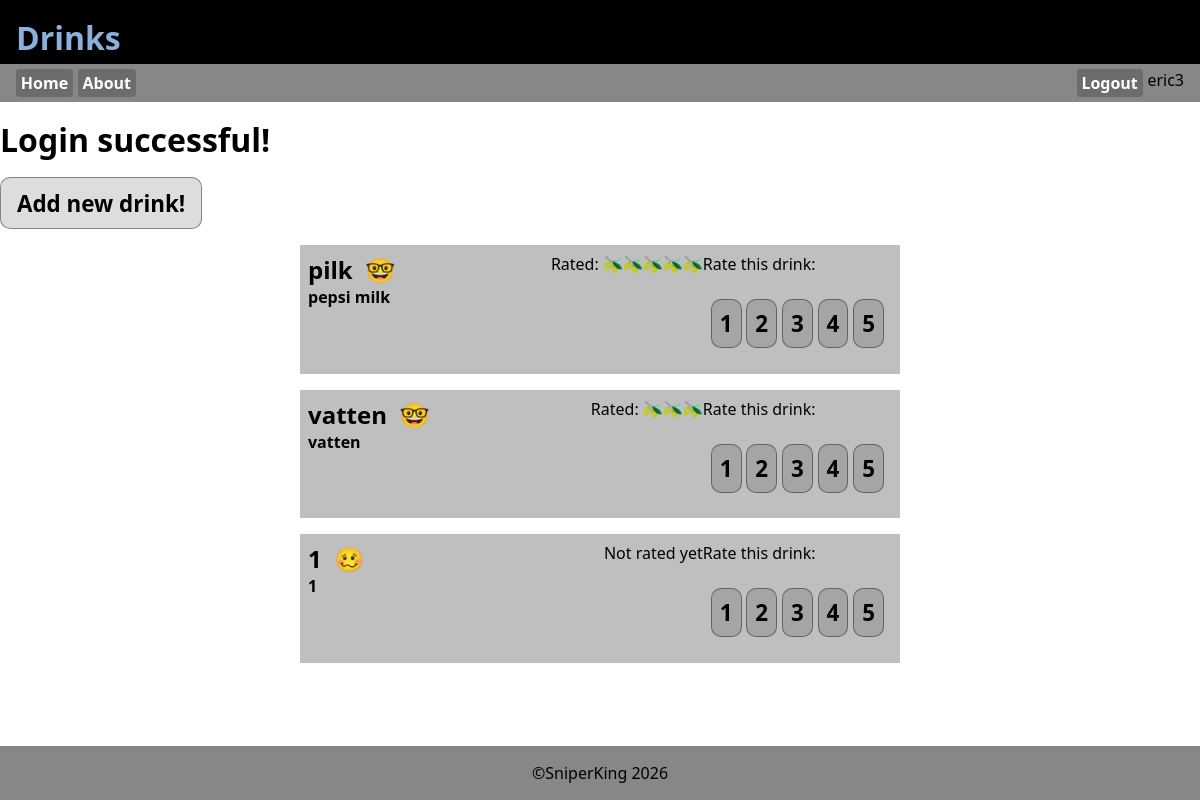
The app's page /index.php (signed in) with its own data.
### tables this page shows
CREATE TABLE `tbl_user` (
  `id` int(11) NOT NULL,
  `username` varchar(32) NOT NULL,
  `password` varchar(255) NOT NULL,
  `userlevel` int(11) NOT NULL DEFAULT 10,
  `lastlogin` timestamp NOT NULL DEFAULT current_timestamp(),
  `realname` varchar(80) NOT NULL,
  `mail` varchar(100) NOT NULL,
  `created` timestamp NOT NULL DEFAULT current_timestamp()
);

CREATE TABLE `tbl_drinks` (
  `id` int(11) NOT NULL,
  `drinkname` varchar(255) NOT NULL,
  `description` varchar(255) NOT NULL,
  `ingredients` text NOT NULL,
  `recipe` text NOT NULL,
  `alcoholic` tinyint(4) NOT NULL,
  `rating` int(11) NOT NULL DEFAULT 3 COMMENT 'posibilities'
);

### asset.php (called while the page is built, shortened)
<?php
$db_host="localhost";
$db_user="root";
$db_pass="";
$db_name="drink";
$conn=mysqli_connect($db_host, $db_user, $db_pass, $db_name);
function hasrated($drinkid){
    global $conn;
    $userid=$_SESSION['id'];
    $sql="SELECT * FROM tbl_reviews WHERE userid=$userid AND drinkid=$drinkid";
    $result=mysqli_query($conn, $sql);
    if(mysqli_num_rows($result)>0){
        return true;
    }else{
        return false;
    }
}
function isLevel($level){
    if(isset($_SESSION['level'])){
        if(intval($_SESSION['level'])>=$level){
            return true;
        }else{
            return false;
        }
    }else{
        return false;
    }
}
function showRating($drinkid){
    global $conn;
    if (mysqli_num_rows(mysqli_query($conn, "SELECT * FROM tbl_reviews WHERE drinkid='$drinkid' LIMIT 1")) > 0) {
        $sql="SELECT AVG(score) as rating FROM tbl_reviews WHERE drinkid='$drinkid'";
        $result=mysqli_query($conn, $sql);
        $row=mysqli_fetch_assoc($result);
        $rating=$row['rating'];
        $sql="UPDATE tbl_drinks SET rating=$rating WHERE id=$drinkid";
        $number=intval(round($row['rating']));
        $retStr="";
        for($vdo=0;$vdo<$number;$vdo++){
            $retStr.="🫒";
        }
        return $retStr;
    } else {
        return false;
    }
}
function isAlcoholic($value){
    if($value){
        return "🥴";
    }else{
        return "🤓";
    }
}
function getUsername(){
    global $conn;
    $userid=$_SESSION['id'];
    $sql="SELECT username FROM tbl_user WHERE id=$userid";
    $result=mysqli_query($conn, $sql);
    $row=mysqli_fetch_assoc($result);
    if(mysqli_num_rows($result)>0){
        return $row['username'];
    }else{
        return "Guest";
    }
}
?>

### index.php (the view, shortened to what this page needs)
<!DOCTYPE html>
<?php require_once("asset.php"); ?>
<?php
$mess="";
if(isset($_SESSION['mess'])){
    $mess=$_SESSION['mess'];
}else{
    $mess="";
}
?>
<html lang="en">
<head>
    <link rel="stylesheet" href="style.css">
</head>
<body>
    <header>
        <h1>Drinks</h1>
    </header>
<?php require_once("_nav.php"); ?>
    <main>
<h1 class="message"><?=$mess;?></h1>
<?php if (isLevel(10)) { ?>
    <a href="add_drink.php" class="addDrink">Add new drink!</a>
<?php } ?>
<?php
    $sql="SELECT * FROM tbl_drinks ORDER BY rating DESC";
    $result=mysqli_query($conn, $sql);
?>
<?php while($row=mysqli_fetch_assoc($result)): ?>
<details>
    <summary>
        <div>
            <h2><?=$row['drinkname']?>&nbsp;&nbsp;<span><?=isAlcoholic(intval($row['alcoholic']))?></span></h2>
            <h4><?=$row['description']?></h4></div>
            <div class="filler"></div>
            <?php if (showRating($row['id']) !== false) { ?>
                <div class="ratingdiv">Rated: <?=showRating($row['id'])?> </div>
            <?php }else { ?>
                <div class="ratingdiv">Not rated yet</div>
            <?php } ?>
            <?php if(islevel(10)) { ?>
                <div id="ratearea">
                    <?php if(!hasrated($row['id'])){
                        echo "<p>Rate this drink:</p>";
                    }else{
                        echo "<p>You have rated this drink:" . showpersonalscore($row['id']) . ".<br> Update your rating:</p>";
                     } ?>
                    <form class="rate-form" action="index.php" method="POST">
                        <button  name="userrating" value="1" class="rate">1</button>
                        <button  name="userrating" value="2" class="rate">2</button>
                        <button  name="userrating" value="3" class="rate">3</button>
                        <button  name="userrating" value="4" class="rate">4</button>
                        <button  name="userrating" value="5" class="rate">5</button>
                    </form>
                </div>
            <?php } ?>
    </summary>
</details>
<?php endwhile; ?>
    </main>
<?php require_once("_footer.php"); ?>
</body>
</html>

### _nav.php (shortened to what this page needs)
<nav>
    <a href="index.php">Home</a>
    <a href="about.php">About</a>
    <div class="fill"></div>
    <?php if(!isLevel(10)){?>
    <a href="register.php">Register</a>
    <button class="loginbttn" popovertarget="login">Login</button>
    <?php }else{ ?>
    <a href="_login.php?logout=1">Logout</a>
    <div class="userinfo">
        <p><?=getUsername()?></p>
    <?php } ?>
</nav>

### style.css (style rules this page uses)
:root { --clr_back_header:#000; --clr_header:#8bb0de; --clr_back_nav:#878787; --clr_back_footer:var(--clr_back_nav); }
*, *:before, *:after { margin: 0; padding: 0; box-sizing: border-box; }
body { height:100dvh; display:flex; flex-direction: column; font-family: system-ui, sans-serif; }
header { background: var(--clr_back_header); color:var(--clr_header); height:4rem; padding: 1rem; }
main { flex-grow: 5; display:flex; flex-direction: column; gap:1rem; padding-top: 1rem; }
summary { display:flex; width:100%; background: #0003; padding: .5rem; }
.filler { flex-grow: 5; }
details { display:flex; flex-direction: column; background: #0001; width:50%; margin-left: auto; margin-right: auto; transition: all 0.05s ease-in-out; }
:root { --formborder: rgb(0, 0, 0, .5); --formback: rgb(0, 0, 0, .1); --formlabelcolor: rgb(0, 0, 0, .6) }
form { position: relative; display: flex; flex-direction: column; width: 40rem; padding: .5rem; background: var(--formback); border-radius: .6rem; margin-left: auto; margin-right: auto; }
input[type="submit"], input[type="button"], button { margin-top: 1rem; margin-bottom: .6rem; padding: .5rem; }
.rate-form { position: relative; padding: none; background: none; border-radius: 0rem; margin-left: none; margin-right: none; width:fit-content; display:flex; flex-direction: row; gap:.3rem; height:fit-content; }

### records on screen
tbl_user: username "eric3"
tbl_drinks: drinkname "pilk", alcoholic "🤓", description "pepsi milk", id "🫒🫒🫒🫒🫒"
tbl_drinks: drinkname "vatten", alcoholic "🤓", description "vatten", id "🫒🫒🫒"
tbl_drinks: drinkname "1", alcoholic "🥴", description "1", shows "Not rated yet"

### other values on screen
$mess "Login successful!"
